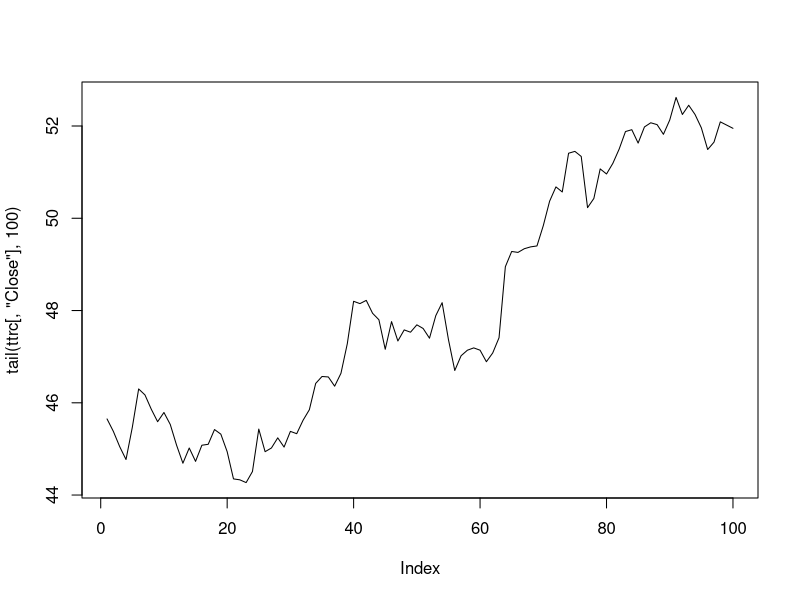

Recreate this plot in R.
library(TTR)


### Name: ttrc
### Title: Technical Trading Rule Composite data
### Aliases: ttrc
### Keywords: datasets

### ** Examples


data(ttrc)
plot(tail(ttrc[,"Close"],100), type="l")
